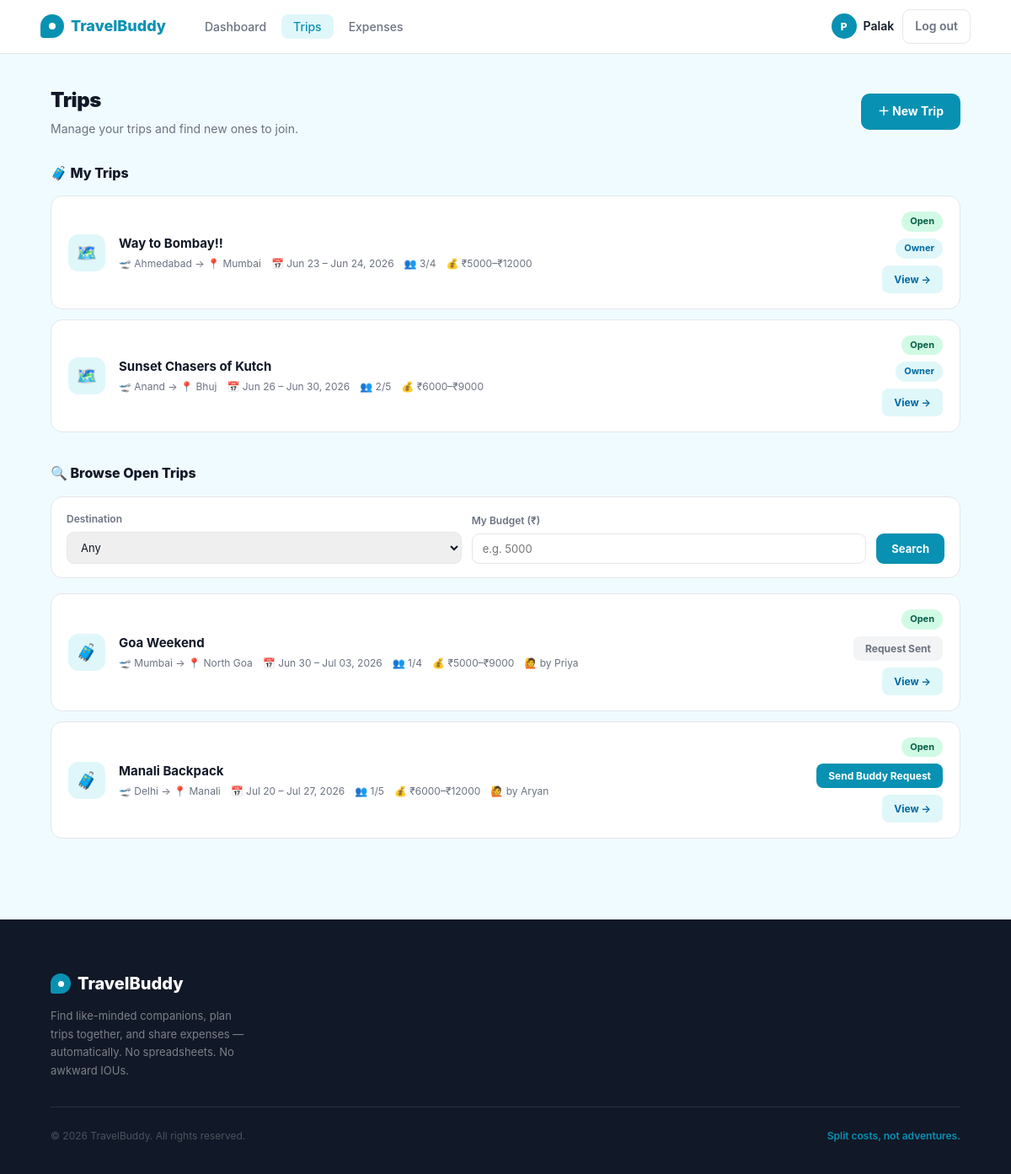
The page /trips (signed in) on the database its author committed.
### app/models.py (models this page shows, shortened)
class User(db.Model, UserMixin):
    __tablename__ = 'users'
    id             = db.Column(db.Integer, primary_key=True)
    name           = db.Column(db.String(100), nullable=False)
    email          = db.Column(db.String(150), unique=True, nullable=False)
    password_hash  = db.Column(db.String(255), nullable=False)
    travel_style   = db.Column(db.String(50), default='flexible')
    bio            = db.Column(db.Text, default='')
    interests      = db.Column(db.String(255), default='')
    phone          = db.Column(db.String(20), default='')
    created_at     = db.Column(db.DateTime, default=lambda: datetime.now(timezone.utc))
    api_key        = db.Column(db.String(64), unique=True, nullable=True, index=True)
    owned_trips    = db.relationship('Trip', back_populates='owner', lazy='dynamic')
    memberships    = db.relationship('TripMember', back_populates='user', lazy='dynamic')
    expenses_paid  = db.relationship('Expense', back_populates='paid_by', lazy='dynamic')
    def _all_trip_ids(self):
        owned = [t.id for t in Trip.query.filter_by(owner_id=self.id).all()]
        joined = [m.trip_id for m in
                  TripMember.query.filter_by(user_id=self.id, status='accepted').all()]
        return list(set(owned + joined))

class Trip(db.Model):
    __tablename__ = 'trips'
    __table_args__ = (
        db.Index('ix_trips_owner_status', 'owner_id', 'status'),
        db.Index('ix_trips_public_start', 'is_public', 'start_date'),
    )
    id          = db.Column(db.Integer, primary_key=True)
    owner_id    = db.Column(db.Integer, db.ForeignKey('users.id'), nullable=False)
    title       = db.Column(db.String(150), nullable=False)
    destination = db.Column(db.String(150), nullable=False)
    departure_city = db.Column(db.String(100), default='')
    start_date  = db.Column(db.Date, nullable=False)
    end_date    = db.Column(db.Date, nullable=False)
    description = db.Column(db.Text, default='')
    budget_min  = db.Column(db.Float, default=0)
    budget_max  = db.Column(db.Float, default=0)
    max_members = db.Column(db.Integer, default=4)
    status      = db.Column(db.String(20), default='OPEN')
    join_deadline           = db.Column(db.DateTime, nullable=True)
    open_roster             = db.Column(db.Boolean, default=False, nullable=False,
                                        server_default='0')
    confirmation_deadline   = db.Column(db.DateTime, nullable=True)
    confirmation_started_at = db.Column(db.DateTime, nullable=True)
    cancelled_at            = db.Column(db.DateTime, nullable=True)
    is_public   = db.Column(db.Boolean, default=True)
    created_at  = db.Column(db.DateTime, default=lambda: datetime.now(timezone.utc))
    owner    = db.relationship('User', back_populates='owned_trips')
    members  = db.relationship('TripMember', back_populates='trip', lazy='dynamic',
                               cascade='all, delete-orphan')
    expenses = db.relationship('Expense', back_populates='trip', lazy='dynamic',
                               cascade='all, delete-orphan')
    @property
    def joining_closed(self):
        if self.status and self.status.upper() != 'OPEN':
            return True
        now_naive = datetime.utcnow()
        if self.join_deadline is not None:
            dl = self.join_deadline
            if dl.tzinfo is not None:
                dl = dl.replace(tzinfo=None)
            return now_naive >= dl
        return _date.today() >= (self.start_date - timedelta(days=1))
    def is_open(self):
        return self.status and self.status.upper() == 'OPEN'
    def is_active(self):
        return self.status and self.status.upper() == 'ACTIVE'
    def is_completed(self):
        return self.status and self.status.upper() == 'COMPLETED'
    def is_cancelled(self):
        return self.status and self.status.upper() == 'CANCELLED'
    @property
    def status_label(self):
        return {
            'OPEN': 'Open',
            'AWAITING_CONFIRMATION': 'Awaiting Confirmation',
            'CONFIRMED': 'Confirmed',
            'ACTIVE': 'Active',
            'COMPLETED': 'Completed',
            'CANCELLED': 'Cancelled',
        }.get(self.status.upper() if self.status else '', 'Unknown')
    def member_count(self):
        return self.members.filter_by(status='accepted').count() + 1  # +1 for owner
    def is_full(self):
        return self.member_count() >= self.max_members

### app/trips/routes.py (the view)
@trips.route('/trips')
def index():
    my_trips = []
    pending_ids = set()
    accepted_ids = set()
    if current_user.is_authenticated:
        my_trip_ids = current_user._all_trip_ids()
        my_trips = Trip.query.filter(Trip.id.in_(my_trip_ids)).all() if my_trip_ids else []
        pending_ids = {m.trip_id for m in
                       TripMember.query.filter_by(user_id=current_user.id, status='pending').all()}
        accepted_ids = {m.trip_id for m in
                        TripMember.query.filter_by(user_id=current_user.id, status='accepted').all()}
        my_trip_ids_set = set(my_trip_ids)
    else:
        my_trip_ids_set = set()
    query = Trip.query.filter(
        Trip.is_public == True,   # noqa: E712
        Trip.status == 'OPEN'
    )
    if my_trip_ids_set:
        query = query.filter(~Trip.id.in_(my_trip_ids_set))
    destination = request.args.get('destination', '').strip()
    budget = request.args.get('budget', '').strip()
    page = request.args.get('page', 1, type=int)
    if destination:
        query = query.filter(Trip.destination == destination)
    if budget:
        try:
            b = float(budget)
            query = query.filter(Trip.budget_min <= b)
        except ValueError:
            pass
    pagination = query.order_by(Trip.start_date.asc()).paginate(
        page=page, per_page=BROWSE_PER_PAGE, error_out=False
    )
    browse_trips = pagination.items
    return render_template('trips/index.html',
        my_trips=my_trips,
        browse_trips=browse_trips,
        pagination=pagination,
        pending_ids=pending_ids,
        accepted_ids=accepted_ids,
        destination=destination,
        budget=budget,
        destination_choices=DESTINATION_CHOICES,
        today=date.today()
    )

### app/models.py (called while the page is built)
@login_manager.user_loader
def load_user(user_id):
    return db.session.get(User, int(user_id))

### app/templates/trips/index.html (shortened to what this page needs)
{% extends "base.html" %}
{% block content %}
<div class="trips-page">
  <div class="trips-inner">
    <div class="page-header">
      <div>
        <h1 class="page-title">Trips</h1>
        <p class="page-subtitle">
          {% if current_user.is_authenticated %}
            Manage your trips and find new ones to join.
          {% else %}
            Browse open trips — <a href="{{ url_for('auth.login') }}" style="color:var(--green);font-weight:700;">log in</a> to join or create trips.
          {% endif %}
        </p>
      </div>
      {% if current_user.is_authenticated %}
        <a href="{{ url_for('trips.create') }}" class="btn-primary">＋ New Trip</a>
      {% endif %}
    </div>
    {% if current_user.is_authenticated %}
    <div class="section">
      <div class="section-title">🧳 My Trips</div>
      {% if my_trips %}
        <div class="trip-cards">
          {% for trip in my_trips %}
          <div class="trip-card">
            <div class="trip-icon">🗺️</div>
            <div class="trip-info">
              <div class="trip-name"><a href="{{ url_for('trips.detail', trip_id=trip.id) }}">{{ trip.title }}</a></div>
              <div class="trip-meta">
                <span>🛫 {% if trip.departure_city %}{{ trip.departure_city }}{% else %}—{% endif %} → 📍 {{ trip.destination }}</span>
                <span>📅 {{ trip.start_date.strftime('%b %d') }} – {{ trip.end_date.strftime('%b %d, %Y') }}</span>
                <span>👥 {{ trip.member_count() }}/{{ trip.max_members }}</span>
                {% if trip.budget_min or trip.budget_max %}<span>💰 ₹{{ "%.0f"|format(trip.budget_min) }}–₹{{ "%.0f"|format(trip.budget_max) }}</span>{% endif %}
              </div>
            </div>
            <div class="trip-right">
              {% if trip.is_cancelled() %}
                <span class="badge badge-join-closed">{{ trip.status_label }}</span>
              {% elif trip.is_active() %}
                <span class="badge badge-active">{{ trip.status_label }}</span>
              {% elif trip.is_completed() %}
                <span class="badge badge-completed">{{ trip.status_label }}</span>
              {% elif trip.is_open() and trip.is_full() %}
                <span class="badge badge-full">Full</span>
              {% elif trip.is_open() and trip.joining_closed %}
                <span class="badge badge-join-closed">Join Closed</span>
              {% elif trip.is_open() %}
                <span class="badge badge-open">{{ trip.status_label }}</span>
              {% else %}
                <span class="badge badge-upcoming">{{ trip.status_label }}</span>
              {% endif %}
              {% if trip.owner_id == current_user.id %}
                <span class="badge badge-owner">Owner</span>
              {% endif %}
              <a href="{{ url_for('trips.detail', trip_id=trip.id) }}" class="btn-small btn-view">View →</a>
            </div>
          </div>
          {% endfor %}
        </div>
      {% endif %}
    </div>
    {% endif %}
    <div class="section">
      <div class="section-title">🔍 Browse Open Trips</div>
      <form method="GET" action="{{ url_for('trips.index') }}" class="filter-bar">
        <div class="filter-field">
          <label>Destination</label>
          <select name="destination">
            <option value="">Any</option>
          </select>
        </div>
        <div class="filter-field">
          <label>My Budget (₹)</label>
          <input type="number" name="budget" placeholder="e.g. 5000" value="{{ budget }}">
        </div>
        <button type="submit" class="btn-filter">Search</button>
      </form>
      {% if browse_trips %}
        <div class="trip-cards">
          {% for trip in browse_trips %}
          <div class="trip-card">
            <div class="trip-icon">🧳</div>
            <div class="trip-info">
              <div class="trip-name">
                {% if current_user.is_authenticated %}
                  <a href="{{ url_for('trips.detail', trip_id=trip.id) }}">{{ trip.title }}</a>
                {% else %}
                  <a href="{{ url_for('auth.login') }}">{{ trip.title }}</a>
                {% endif %}
              </div>
              <div class="trip-meta">
                <span>🛫 {% if trip.departure_city %}{{ trip.departure_city }}{% else %}—{% endif %} → 📍 {{ trip.destination }}</span>
                <span>📅 {{ trip.start_date.strftime('%b %d') }} – {{ trip.end_date.strftime('%b %d, %Y') }}</span>
                <span>👥 {{ trip.member_count() }}/{{ trip.max_members }}</span>
                {% if trip.budget_min or trip.budget_max %}<span>💰 ₹{{ "%.0f"|format(trip.budget_min) }}–₹{{ "%.0f"|format(trip.budget_max) }}</span>{% endif %}
                {% if current_user.is_authenticated %}
                  <span>🙋 by {{ trip.owner.name.split()[0] }}</span>
                {% endif %}
              </div>
            </div>
            <div class="trip-right">
              {% if trip.is_full() %}
                <span class="badge badge-full">Full</span>
              {% elif trip.joining_closed %}
                <span class="badge badge-join-closed">Join Closed</span>
              {% else %}
                <span class="badge badge-open">Open</span>
              {% endif %}
              {% if current_user.is_authenticated %}
                {% if trip.id in accepted_ids %}
                  <span class="badge badge-owner">Joined</span>
                {% elif trip.id in pending_ids %}
                  <button class="btn-small btn-pending" disabled>Request Sent</button>
                {% elif not trip.joining_closed and not trip.is_full() %}
                  <form method="POST" action="{{ url_for('trips.send_request', trip_id=trip.id) }}">
                    <button type="submit" class="btn-small btn-request">Send Buddy Request</button>
                  </form>
                {% endif %}
                <a href="{{ url_for('trips.detail', trip_id=trip.id) }}" class="btn-small btn-view">View →</a>
              {% else %}
                <a href="{{ url_for('auth.login') }}" class="btn-guest-login">🔒 Login to Join</a>
              {% endif %}
            </div>
          </div>
          {% endfor %}
        </div>
      {% else %}
        <div class="empty-state">
          <div class="empty-icon">🤷</div>
          <h4>No open trips found</h4>
          <p>Try adjusting your filters, or check back later for new trips.</p>
        </div>
      {% endif %}
    </div>
  </div>
</div>
{% endblock %}

### app/templates/base.html (shortened to what this page needs)
<!DOCTYPE html>
<html lang="en">
<head>
</head>
<body>
<nav>
  <a href="{{ url_for('main.home') }}" class="logo">
    <div class="logo-icon"></div>
    TravelBuddy
  </a>
  {% if current_user.is_authenticated %}
    <ul class="nav-links">
      <li><a href="{{ url_for('dashboard.index') }}" {% if request.endpoint == 'dashboard.index' %}class="active"{% endif %}>Dashboard</a></li>
      <li><a href="{{ url_for('trips.index') }}" {% if request.endpoint and request.endpoint.startswith('trips.') %}class="active"{% endif %}>Trips</a></li>
      <li><a href="{{ url_for('expenses.my_expenses') }}" {% if request.endpoint == 'expenses.my_expenses' %}class="active"{% endif %}>Expenses</a></li>
    </ul>
    <div class="nav-right">
      <div class="nav-user">
        <div class="nav-avatar">{{ current_user.name[0].upper() }}</div>
        <a href="{{ url_for('profile.view') }}" style="color:inherit;">{{ current_user.name.split()[0] }}</a>
      </div>
      <a href="{{ url_for('auth.logout') }}" class="btn-logout">Log out</a>
    </div>
  {% endif %}
</nav>
{% block content %}{% endblock %}
<footer>
  <div class="footer-inner">
    <div class="footer-top">
      <div class="footer-brand">
        <div class="footer-logo">
          <div class="footer-logo-icon"></div>
          TravelBuddy
        </div>
        <p>Find like-minded companions, plan trips together, and share expenses — automatically. No spreadsheets. No awkward IOUs.</p>
      </div>
    </div>
    <div class="footer-bottom">
      <p class="footer-copy">© 2026 TravelBuddy. All rights reserved.</p>
      <p class="footer-tagline-bottom">Split costs, not adventures.</p>
    </div>
  </div>
</footer>
</body>
</html>

### rows shown on the page
User: name "P", name "Palak"
Trip: title "Way to Bombay!!", departure_city "Ahmedabad", destination "Mumbai", start_date "Jun 23", end_date "Jun 24, 2026", member_count "3", max_members "4", budget_min "5000", budget_max "12000", status_label "Open", shows "Owner"
Trip: title "Sunset Chasers of Kutch", departure_city "Anand", destination "Bhuj", start_date "Jun 26", end_date "Jun 30, 2026", member_count "2", max_members "5", budget_min "6000", budget_max "9000", status_label "Open", shows "Owner"
Trip: title "Goa Weekend", departure_city "Mumbai", destination "North Goa", start_date "Jun 30", end_date "Jul 03, 2026", member_count "1", max_members "4", budget_min "5000", budget_max "9000", owner.name "Priya", status "Open", shows "Request Sent"
Trip: title "Manali Backpack", departure_city "Delhi", destination "Manali", start_date "Jul 20", end_date "Jul 27, 2026", member_count "1", max_members "5", budget_min "6000", budget_max "12000", owner.name "Aryan", status "Open"
